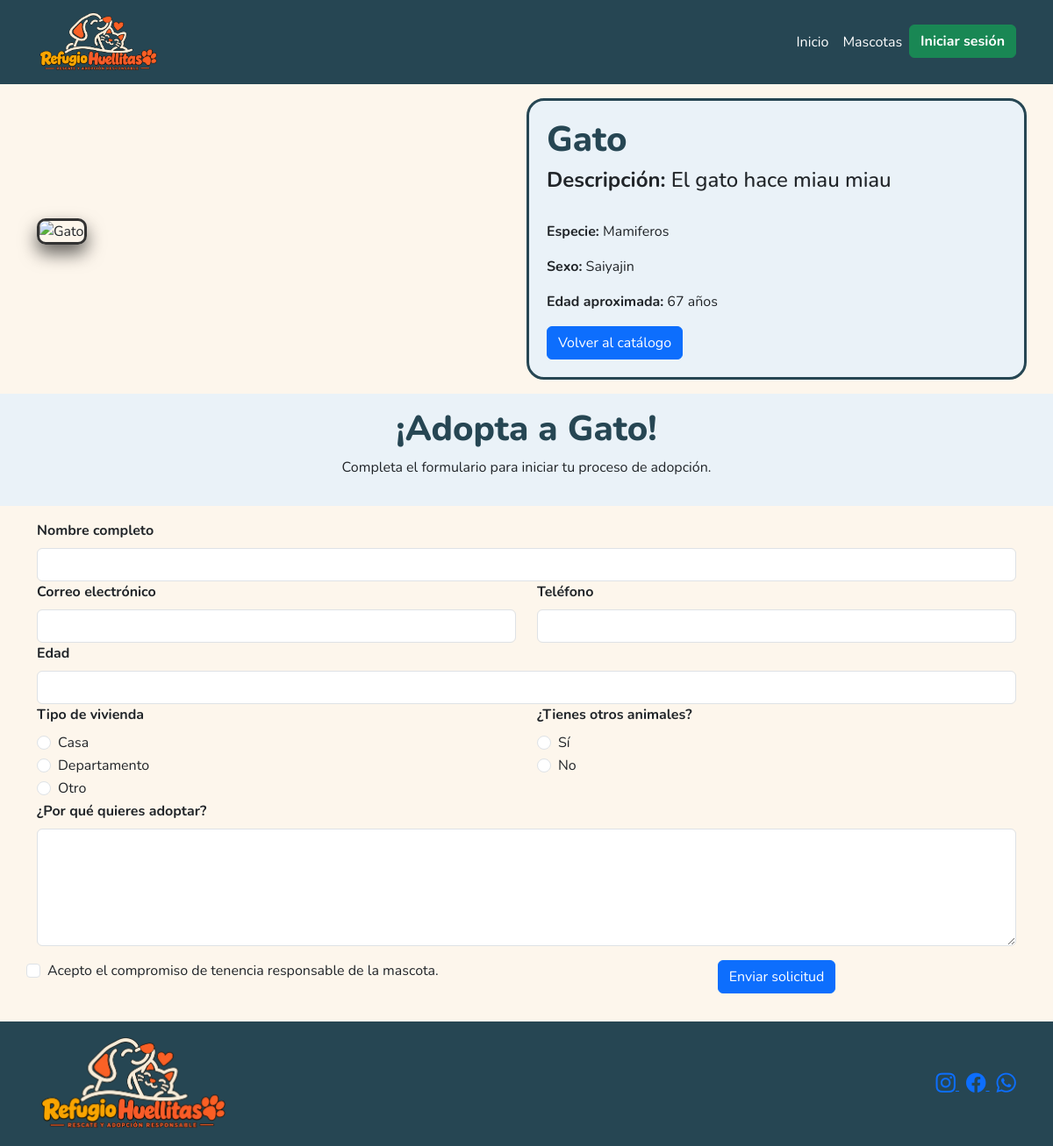
Before: /mascotas/detalle/2/ with the older database file.
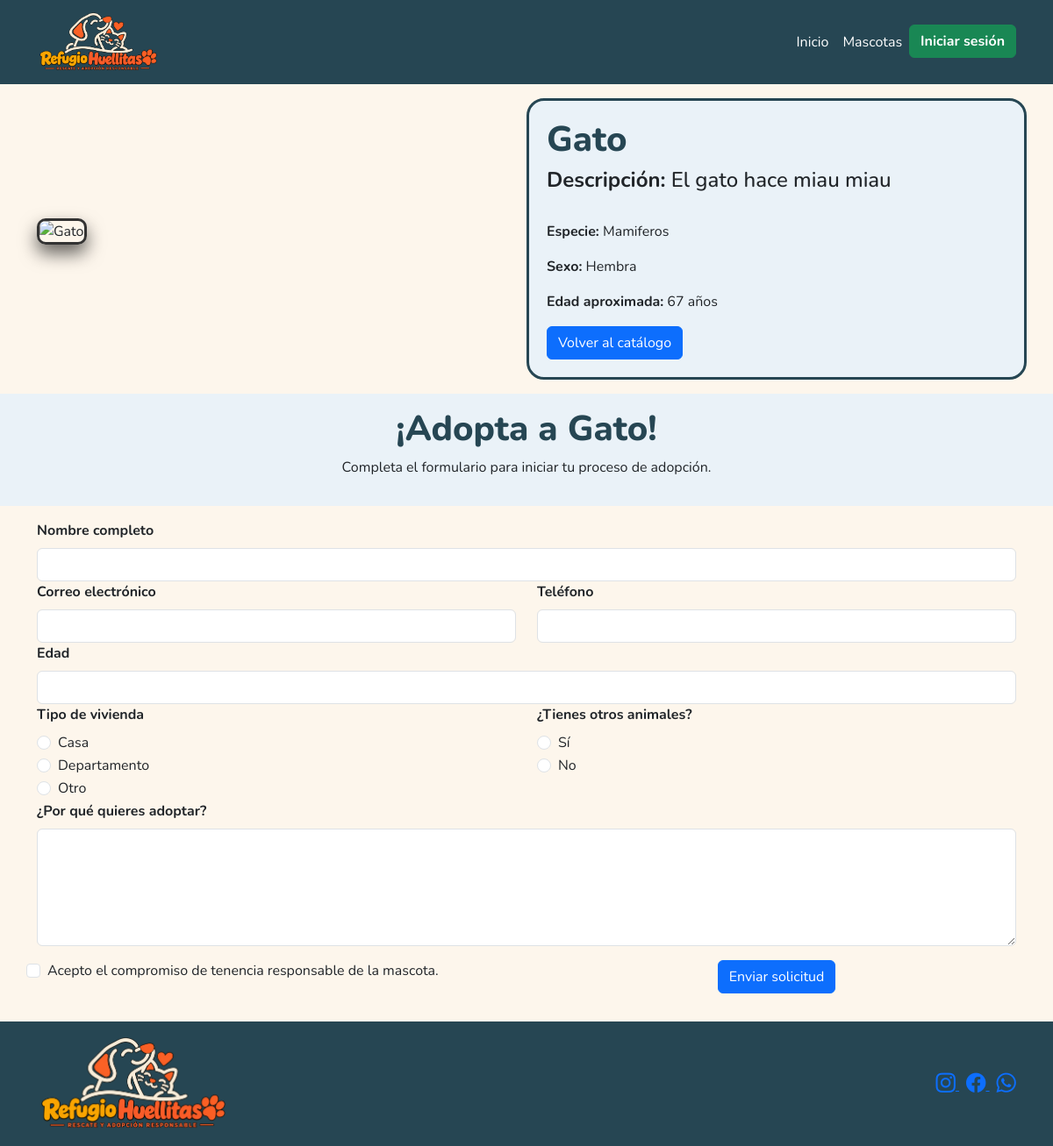
After: the same page with the newer database file.
### core/models.py (models this page shows, shortened)
class Mascota(models.Model):
    nombre = models.CharField(max_length=30)
    descripcion = models.TextField()
    sexo = models.CharField(max_length=20)
    edadAproximada = models.PositiveBigIntegerField()
    imagen = models.URLField()
    especie = models.ForeignKey(Especie, on_delete=models.PROTECT, related_name="mascotas")

class Especie(models.Model):
    nombre = models.CharField(max_length=30)
    descripcion = models.TextField()

### core/views.py (the view)
# urls.py: path('mascotas/detalle/<int:id>/', views.detalleMascota, name="detalleMascota"),
def detalleMascota(request,id):
    mascota = get_object_or_404(Mascota, id=id)
    context = {
        'mascota': mascota
    }
    return render(request, 'core/detalleMascota.html', context)

### core/templates/core/detalleMascota.html (shortened to what this page needs)
{% extends 'core/base.html' %}
{% load static %}
{% block contenido %}
<section class="detalle-mascota">
    <div class="container pt-3 pb-3">
        <div class="row align-items-center">
            <div class="col-12 col-md-6 mb-3">
                <img
                    src="{{ mascota.imagen }}"
                    alt="{{ mascota.nombre }}"
                    class="img-fluid detalle-mascota-marco"
                    style="max-width: 400px; width: 100%;"
                />
            </div>
            <div class="col-12 col-md-6 detalle-mascota-info">
                <h1>{{ mascota.nombre }}</h1>
                <h4>
                    <strong>Descripción:</strong> {{ mascota.descripcion }}
                </h4>
                <br>
                <p>
                    <strong>Especie:</strong>
                    {{ mascota.especie.nombre }}
                </p>
                <p>
                    <strong>Sexo:</strong>
                    {{ mascota.sexo }}
                </p>
                <p>
                    <strong>Edad aproximada:</strong>
                    {{ mascota.edadAproximada }} años
                </p>
                <a href="/mascotas/" class="btn btn-primary">
                    Volver al catálogo
                </a>
            </div>
        </div>
    </div>
</section>
<section class="adopcion-titulo">
    <div class="container text-center pt-3 pb-3">
        <h1>¡Adopta a {{ mascota.nombre }}!</h1>
        <p>Completa el formulario para iniciar tu proceso de adopción.</p>
    </div>
</section>
<section class="adopcion-formulario">
    <div class="container pt-3 pb-3">
        <form>
            <div class="row">
                <div class="col-12 paddingtop">
                    <label for="nombre" class="form-label"><strong>Nombre completo</strong></label>
                    <input type="text"
                        class="form-control"
                        id="nombre"
                        name="nombre"
                        required>
                </div>
                <div class="col-12 col-md-6 paddingtop">
                    <label for="correo" class="form-label"><strong>Correo electrónico</strong></label>
                    <input type="email" class="form-control" id="correo"name="correo" required>
                </div>
                <div class="col-12 col-md-6 paddingtop">
                    <label for="telefono" class="form-label"><strong>Teléfono</strong></label>
                    <input type="tel" class="form-control" id="telefono" name="telefono" required>
                </div>
                <div class="col-12">
                    <label for="edad" class="form-label"><strong>Edad</strong></label>
                    <input type="number" class="form-control" id="edad" name="edad" min="18" required>
                </div>
                <div class="col-12 col-md-6">
                    <label class="form-label"><strong>Tipo de vivienda</strong></label>
                    <div class="form-check">
                        <input class="form-check-input" type="radio" name="vivienda" id="casa" value="casa" required>
                        <label class="form-check-label" for="casa">Casa</label>
                    </div>
                    <div class="form-check">
                        <input class="form-check-input" type="radio" name="vivienda" id="departamento" value="departamento">
                        <label class="form-check-label" for="departamento">Departamento</label>
                    </div>
                    <div class="form-check">
                        <input class="form-check-input" type="radio" name="vivienda" id="otro" value="otro">
                        <label class="form-check-label" for="otro">Otro</label>
                    </div>
                </div>
                <div class="col-12 col-md-6">
                    <label class="form-label"><strong>¿Tienes otros animales?</strong></label>
                    <div class="form-check">
                        <input class="form-check-input" type="radio" name="otros-animales" id="animales-si" value="si" required>
                        <label class="form-check-label" for="animales-si">Sí</label>
                    </div>
                    <div class="form-check">
                        <input class="form-check-input" type="radio" name="otros-animales" id="animales-no" value="no">
                        <label class="form-check-label" for="animales-no">No</label>
                    </div>
                </div>
                <div class="col-12">
                    <label for="motivo" class="form-label"><strong>¿Por qué quieres adoptar?</strong></label>
                    <textarea class="form-control" id="motivo" name="motivo" rows="5"required></textarea>
                </div>
                <div class="col-12 col-md-6 form-check pt-3 pb-3">
                    <input class="form-check-input" type="checkbox" id="responsable" name="responsable" required>
                    <label class="form-check-label" for="responsable">
                        Acepto el compromiso de tenencia responsable de la mascota.
                    </label>
                </div>
                <div class="col-12 col-md-6 text-center pt-3 pb-3">
                    <button type="submit" class="btn btn-primary"> Enviar solicitud</button>
                </div>
            </div>
        </form>
    </div>
</section>
{% endblock %}

### core/templates/core/base.html (shortened to what this page needs)
{% load static %}
<!doctype html>
<html lang="es">
    <head>
        <link href="https://cdn.jsdelivr.net/npm/bootstrap@5.3.8/dist/css/bootstrap.min.css" rel="stylesheet"/>
        <link rel="stylesheet" href="https://cdn.jsdelivr.net/npm/bootstrap-icons@1.13.1/font/bootstrap-icons.css"/>
        <link rel="stylesheet" href="{% static 'core/css/style.css' %}" />
    </head>
    <body>
        <header>
            <nav class="navegacion navbar navbar-expand-lg">
                <div class="container">
                    <a class="navbar-brand" href="/">
                        <img
                            src="{% static 'core/img/logo.png' %}"
                            alt="Refugio Huellitas"
                            class="logo-header"
                        />
                    </a>
                    <div class="collapse navbar-collapse" id="navbarNav">
                        <ul class="navbar-nav ms-auto">
                            <li class="nav-item">
                                <a class="nav-link" href="/">Inicio</a>
                            </li>
                            <li class="nav-item">
                                <a class="nav-link" href="/mascotas/">Mascotas</a>
                            </li>
                            {% if user.is_authenticated %}
                            <li class="nav-item">
                                <a class="nav-link" href="/gestion-mascotas/">Gestion de Mascotas</a>
                            </li>
                            <li class="nav-item">
                                <form method="POST" action="{% url 'logout' %}">
                                    {% csrf_token %}
                                    <button type="submit" class="btn btn-danger"><strong>Cerrar sesion</strong></button>
                                </form>
                            </li>
                            {% else %}
                            <li>
                                <a href="{% url 'login' %}" class="btn btn-success"><strong>Iniciar sesión</strong></a>
                            </li>
                            {% endif %}
                        </ul>
                    </div>
                </div>
            </nav>
        </header>
        <main>{% block contenido %} {% endblock %}</main>
        <footer class="footer">
            <div class="container pt-3 pb-3">
                <div class="row align-items-center">
                    <div class="col-12 col-md-6">
                        <img
                            src="{% static 'core/img/logo.png' %}"
                            alt="Refugio Huellitas"
                            class="logo-footer"
                        />
                    </div>
                    <div class="col-12 col-md-6 text-md-end">
                        <a href="#" aria-label="Instagram">
                            <i class="bi bi-instagram"></i>
                        </a>
                        <a href="#" class="ms-2" aria-label="Facebook">
                            <i class="bi bi-facebook"></i>
                        </a>
                        <a href="#" class="ms-2" aria-label="WhatsApp">
                            <i class="bi bi-whatsapp"></i>
                        </a>
                    </div>
                </div>
            </div>
        </footer>
    </body>
</html>

### core/static/core/css/style.css (style rules this page uses)
body { font-family: 'Nunito', sans-serif; }
h1 { font-weight: 800; color: #264653; }
.logo-header { width: 140px; height: auto; }
.logo-footer { width: 220px; height: auto; }
.navegacion { background-color: #264653; color: #FFFFFF; }
.navbar-brand { color: #FFFFFF; }
.nav-link { color: #FFFFFF; }
.footer { background-color: #264653; color: #FFFFFF; }
footer i { font-size: 1.4rem; }
.detalle-mascota-marco { border: 3px solid #333333; border-radius: 10px; box-shadow: 0px 10px 20px rgba(0, 0, 0, 0.6); }
.detalle-mascota { background-color: #FDF6EC; }
.detalle-mascota-info { background-color: #EAF2F8; border: 3px solid #264653; border-radius: 20px; padding: 20px; }
.adopcion-titulo { background-color: #EAF2F8; }
.adopcion-formulario { background-color: #FDF6EC; }

Changed rows visible on the page:
changed Mascota "Gato": sexo "Saiyajin" → "Hembra"
